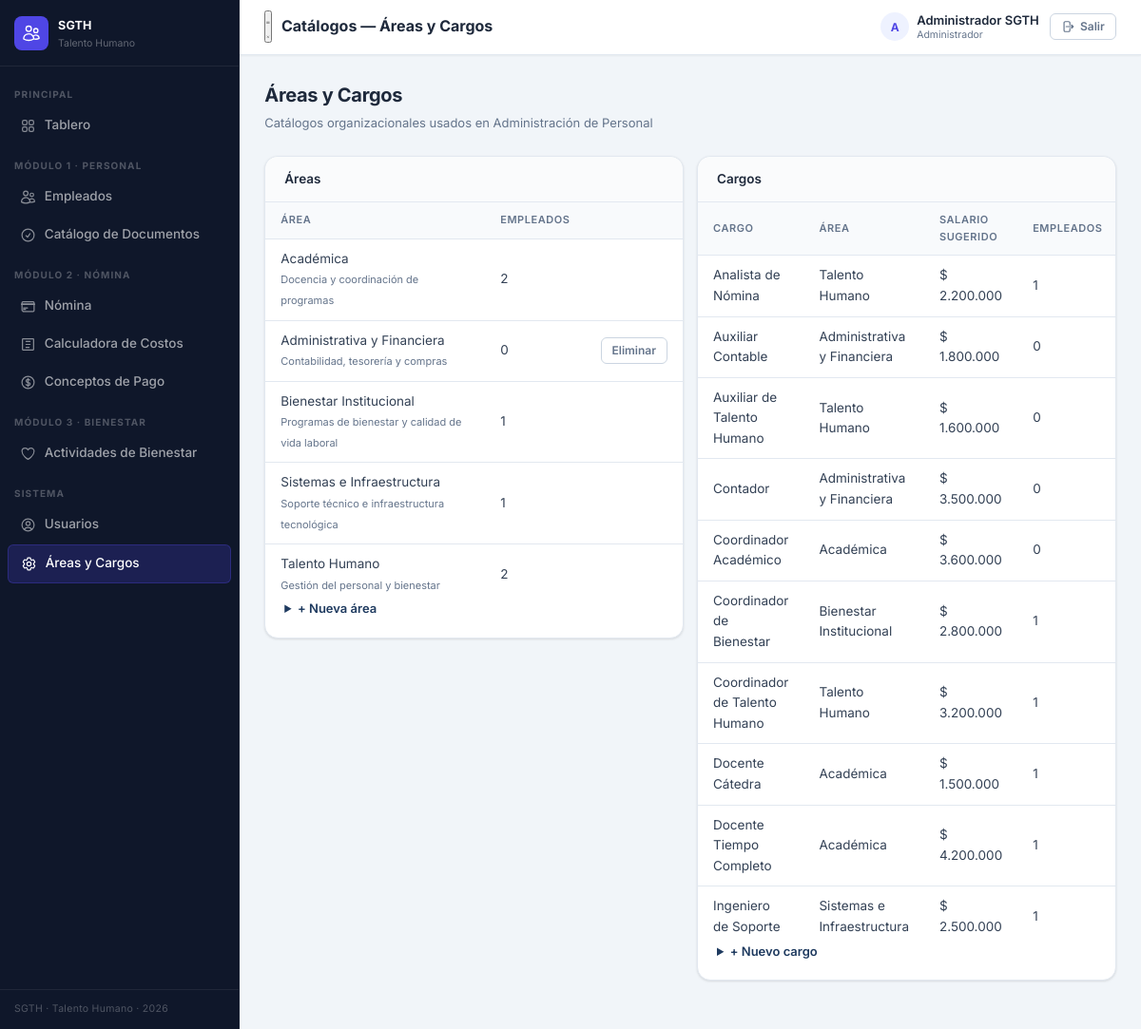
Page /public/catalogos (signed in) on the committed database.
### tables this page shows
CREATE TABLE areas (
  id            INT AUTO_INCREMENT PRIMARY KEY,
  nombre        VARCHAR(120) NOT NULL,
  descripcion   VARCHAR(255) NULL,
  created_at    TIMESTAMP DEFAULT CURRENT_TIMESTAMP
);

CREATE TABLE cargos (
  id                      INT AUTO_INCREMENT PRIMARY KEY,
  nombre                  VARCHAR(120) NOT NULL,
  area_id                 INT NULL,
  salario_base_sugerido   DECIMAL(12,2) NULL,
  created_at              TIMESTAMP DEFAULT CURRENT_TIMESTAMP,
  FOREIGN KEY (area_id) REFERENCES areas(id) ON DELETE SET NULL
);

### app/controllers/CatalogoController.php (called while the page is built, shortened)
<?php
class CatalogoController {
    public function index(): void {
        $areas  = DB::fetchAll("
            SELECT a.*, COUNT(e.id) AS num_empleados
            FROM areas a LEFT JOIN empleados e ON e.area_id = a.id
            GROUP BY a.id ORDER BY a.nombre
        ");
        $cargos = DB::fetchAll("
            SELECT c.*, a.nombre AS area, COUNT(e.id) AS num_empleados
            FROM cargos c LEFT JOIN areas a ON a.id = c.area_id
            LEFT JOIN empleados e ON e.cargo_id = c.id
            GROUP BY c.id ORDER BY c.nombre
        ");
        View::render('catalogos.index', [
            'titulo' => 'Catálogos — Áreas y Cargos',
            'areas'  => $areas,
            'cargos' => $cargos,
        ]);
    }
}

### public/index.php (called while the page is built, shortened)
<?php
require_once ROOT . '/app/helpers/DB.php';
require_once ROOT . '/app/helpers/Router.php';
require_once ROOT . '/app/helpers/View.php';
$url = $_GET['url'] ?? '';
$url = trim($url, '/');
(new Router())->dispatch($url);

### app/helpers/DB.php (called while the page is built, shortened)
<?php
class DB {
    private static ?PDO $pdo = null;
    public static function connect(): PDO {
        if (self::$pdo === null) {
            $dsn = sprintf('mysql:host=%s;dbname=%s;charset=%s', DB_HOST, DB_NAME, DB_CHARSET);
            self::$pdo = new PDO($dsn, DB_USER, DB_PASS, [
                PDO::ATTR_ERRMODE            => PDO::ERRMODE_EXCEPTION,
                PDO::ATTR_DEFAULT_FETCH_MODE => PDO::FETCH_ASSOC,
                PDO::ATTR_EMULATE_PREPARES   => false,
            ]);
        }
        return self::$pdo;
    }
    public static function query(string $sql, array $p = []): PDOStatement {
        $stmt = self::connect()->prepare($sql);
        $stmt->execute($p);
        return $stmt;
    }
    public static function fetchAll(string $sql, array $p = []): array {
        return self::query($sql, $p)->fetchAll();
    }
}

### app/views/catalogos/index.php (the view, shortened to what this page needs)
<div class="page-header">
  <div>
    <div class="page-title">Áreas y Cargos</div>
    <div class="page-subtitle">Catálogos organizacionales usados en Administración de Personal</div>
  </div>
</div>
<div class="form-row" style="align-items:start">
  <div class="card">
    <div class="card-header"><div class="card-title">Áreas</div></div>
    <table>
      <thead><tr><th>Área</th><th>Empleados</th><th></th></tr></thead>
      <tbody>
        <?php foreach ($areas as $a): ?>
        <tr>
          <td><?= View::e($a['nombre']) ?><?php if($a['descripcion']): ?><br><span style="font-size:11px;color:var(--muted)"><?= View::e($a['descripcion']) ?></span><?php endif; ?></td>
          <td><?= (int)$a['num_empleados'] ?></td>
          <td>
            <?php if ((int)$a['num_empleados'] === 0): ?>
            <form method="POST" action="<?= APP_URL ?>/catalogos/area/<?= $a['id'] ?>/eliminar" onsubmit="return confirm('¿Eliminar esta área?')">
              <button type="submit" class="btn btn-sm btn-outline">Eliminar</button>
            </form>
            <?php endif; ?>
          </td>
        </tr>
        <?php endforeach; ?>
      </tbody>
    </table>
    <details style="margin-top:14px">
      <summary style="cursor:pointer;color:var(--primary);font-weight:600;font-size:13px">+ Nueva área</summary>
    </details>
  </div>
  <div class="card">
    <div class="card-header"><div class="card-title">Cargos</div></div>
    <table>
      <thead><tr><th>Cargo</th><th>Área</th><th>Salario sugerido</th><th>Empleados</th><th></th></tr></thead>
      <tbody>
        <?php foreach ($cargos as $c): ?>
        <tr>
          <td><?= View::e($c['nombre']) ?></td>
          <td><?= View::e($c['area'] ?? '—') ?></td>
          <td><?= $c['salario_base_sugerido'] ? View::money($c['salario_base_sugerido']) : '—' ?></td>
          <td><?= (int)$c['num_empleados'] ?></td>
        </tr>
        <?php endforeach; ?>
      </tbody>
    </table>
    <details style="margin-top:14px">
      <summary style="cursor:pointer;color:var(--primary);font-weight:600;font-size:13px">+ Nuevo cargo</summary>
    </details>
  </div>
</div>

### app/helpers/Router.php (shortened to what this page needs)
<?php
class Router {
    private array $routes = [];
    public function dispatch(string $url): void {
        $url = trim($url, '/');
        foreach ($this->routes as $pattern => [$ctrl, $met]) {
            if (preg_match($pattern, $url, $m)) {
                array_shift($m);
                $this->run($ctrl, $met, array_values($m));
                return;
            }
        }
    }
    private function run(string $ctrl, string $met, array $params): void {
        $obj = new $ctrl();
        call_user_func_array([$obj, $met], $params);
    }
}

### public/assets/css/app.css (style rules this page uses)
*,*::before,*::after { box-sizing: border-box; margin: 0; padding: 0 }
:root { --primary: #1e3a5f; --primary-h: #162d4a; --blue: #4f46e5; --blue-h: #4338ca; --blue-bg: #eef2ff; --accent: #f59e0b; --success: #059669; --success-bg: #d1fae5; --success-txt: #065f46; --warning: #d97706; --warning-bg: #fef3c7; --warning-txt: #92400e; --danger: #dc2626; --danger-bg: #fee2e2; --danger-txt: #991b1b; --info: #0284c7; --info-bg: #e0f2fe; --bg: #f1f5f9; --surface: #ffffff; --surface2: #f8fafc; --border: #e2e8f0; --border-h: #cbd5e1; --txt: #1e293b; --txt2: #334155; --muted: #64748b; --faint: #94a3b8; --sidebar-w: 252px; --topbar-h: 57px; --r-sm: 6px; --r: 10px; --r-lg: 14px; --r-xl: 18px; --sh-xs: 0 1px 2px rgba(0,0,0,.05); --sh-sm: 0 1px 3px rgba(0,0,0,.08), 0 1px 2px rgba(0,0,0,.04); --sh: 0 4px 6px -1px rgba(0,0,0,.08), 0 2px 4px -2px rgba(0,0,0,.06); --font: 'Inter', 'Segoe UI', system-ui, -apple-system, sans-serif; --tr: .18s ease; }
html { font-size: 15px; }
body { font-family: var(--font); background: var(--bg); color: var(--txt); line-height: 1.6; -webkit-font-smoothing: antialiased; overflow-x: hidden; scroll-behavior: smooth; }
button, a, [role="button"] { -webkit-tap-highlight-color: transparent; }
.page-header { display: flex; align-items: flex-start; justify-content: space-between; margin-bottom: 24px; flex-wrap: wrap; gap: 12px; }
.page-title { font-size: 20px; font-weight: 700; color: var(--txt); letter-spacing: -.3px; }
.page-subtitle { font-size: 13px; color: var(--muted); margin-top: 3px; }
.card { background: var(--surface); border: 1px solid var(--border); border-radius: var(--r-lg); padding: 20px; box-shadow: var(--sh-sm); margin-bottom: 20px; overflow: hidden; overflow: clip; }
.card-header { display: flex; align-items: center; justify-content: space-between; margin: -20px -20px 20px; padding: 13px 20px; border-bottom: 1px solid var(--border); background: #fafbfc; border-radius: calc(var(--r-lg) - 1px) calc(var(--r-lg) - 1px) 0 0; }
.card-title { font-size: 13.5px; font-weight: 600; color: var(--txt); }
.card > table { margin: -20px -20px -20px; width: calc(100% + 40px); }
.form-row { display: grid; grid-template-columns: repeat(auto-fit, minmax(200px, 1fr)); gap: 14px; margin-bottom: 4px; }
.btn { display: inline-flex; align-items: center; gap: 6px; padding: 8px 16px; border-radius: var(--r); font-family: var(--font); font-size: 13.5px; font-weight: 600; cursor: pointer; border: none; text-decoration: none; transition: background var(--tr), box-shadow var(--tr), transform var(--tr); white-space: nowrap; line-height: 1.3; }
.btn-outline { background: transparent; border: 1.5px solid var(--border-h); color: var(--muted); box-shadow: none; }
.btn-sm { padding: 5px 11px; font-size: 12px; border-radius: var(--r-sm); }
table { width: 100%; border-collapse: collapse; font-size: 13.5px; }
th { background: #f8fafc; font-weight: 600; font-size: 11px; text-transform: uppercase; letter-spacing: .05em; color: var(--muted); padding: 10px 16px; border-bottom: 1px solid var(--border); text-align: left; }
td { padding: 10px 16px; border-bottom: 1px solid var(--border); color: var(--txt2); vertical-align: middle; }
tbody tr:last-child td { border-bottom: none; }

### public/assets/css/responsive.css (style rules this page uses)
:root { --bp-xs: 480px; --bp-sm: 640px; --bp-md: 768px; --bp-lg: 1024px; --bp-xl: 1280px; }

### rows in the picture
areas: nombre "Académica", descripcion "Docencia y coordinación de programas", num_empleados "2"
areas: nombre "Administrativa y Financiera", descripcion "Contabilidad, tesorería y compras", num_empleados "0"
areas: nombre "Bienestar Institucional", descripcion "Programas de bienestar y calidad de vida laboral", num_empleados "1"
areas: nombre "Sistemas e Infraestructura", descripcion "Soporte técnico e infraestructura tecnológica", num_empleados "1"
areas: nombre "Talento Humano", descripcion "Gestión del personal y bienestar", num_empleados "2"
cargos: nombre "Analista de Nómina", area.nombre "Talento Humano", salario_base_sugerido "$ 2.200.000", num_empleados "1"
cargos: nombre "Auxiliar Contable", area.nombre "Administrativa y Financiera", salario_base_sugerido "$ 1.800.000", num_empleados "0"
cargos: nombre "Auxiliar de Talento Humano", area.nombre "Talento Humano", salario_base_sugerido "$ 1.600.000", num_empleados "0"
cargos: nombre "Contador", area.nombre "Administrativa y Financiera", salario_base_sugerido "$ 3.500.000", num_empleados "0"
cargos: nombre "Coordinador Académico", area.nombre "Académica", salario_base_sugerido "$ 3.600.000", num_empleados "0"
cargos: nombre "Coordinador de Bienestar", area.nombre "Bienestar Institucional", salario_base_sugerido "$ 2.800.000", num_empleados "1"
cargos: nombre "Coordinador de Talento Humano", area.nombre "Talento Humano", salario_base_sugerido "$ 3.200.000", num_empleados "1"
cargos: nombre "Docente Cátedra", area.nombre "Académica", salario_base_sugerido "$ 1.500.000", num_empleados "1"
cargos: nombre "Docente Tiempo Completo", area.nombre "Académica", salario_base_sugerido "$ 4.200.000", num_empleados "1"
cargos: nombre "Ingeniero de Soporte", area.nombre "Sistemas e Infraestructura", salario_base_sugerido "$ 2.500.000", num_empleados "1"
